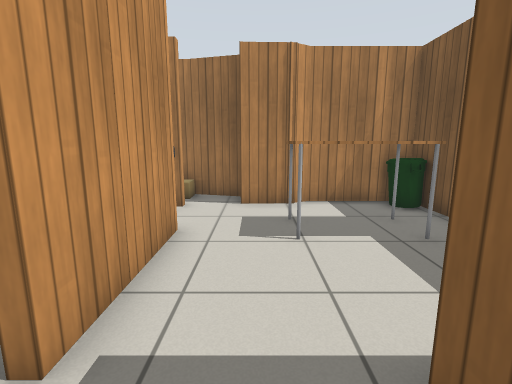
View 1 (above)

16 first-person views from a walk through a Gazebo world. The camera is 1 m above the floor, tilts 10° down and sees 85° across. The lines on the ground mark 1 m squares. The floor is counted in squares, 0.5 m on a side. Each view is taken from the middle of a square. On the plan, view 1 faces up. The plan holds only what a view shows up to about 16 squares ahead; the rest is blank. Simple patterns stand in for the simulator's built-in surfaces.

View 2
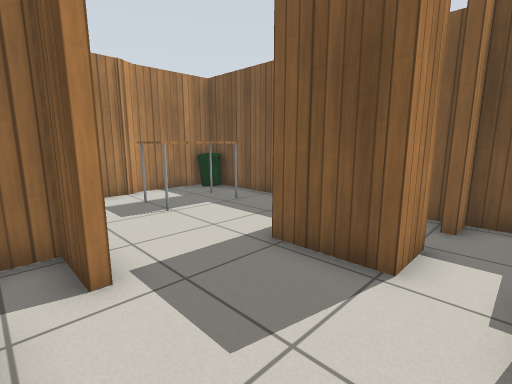

View 3
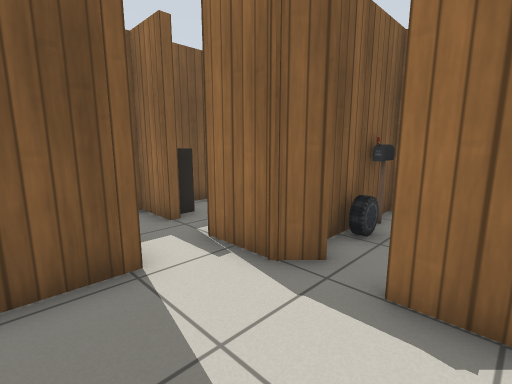

View 4
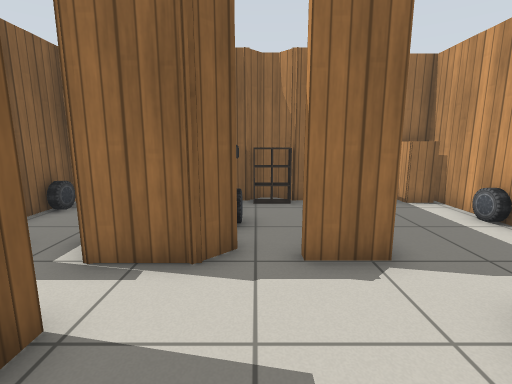

View 5
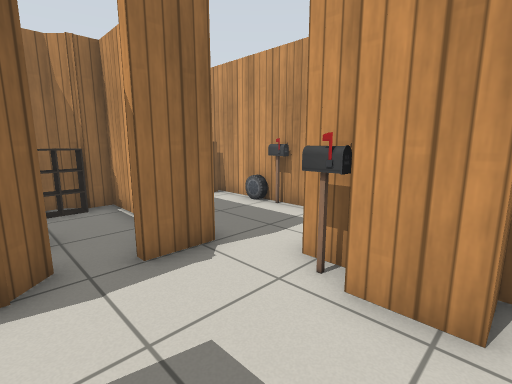

View 6
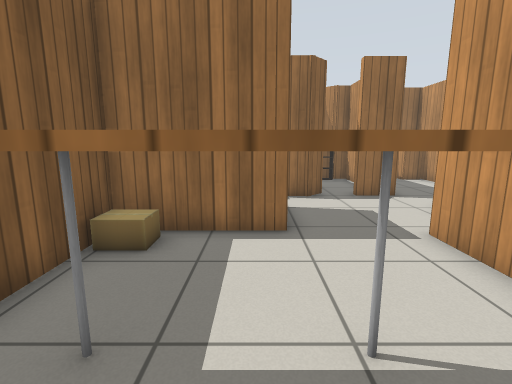

View 7
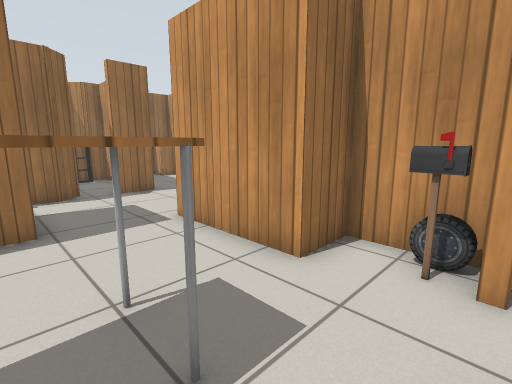

View 8
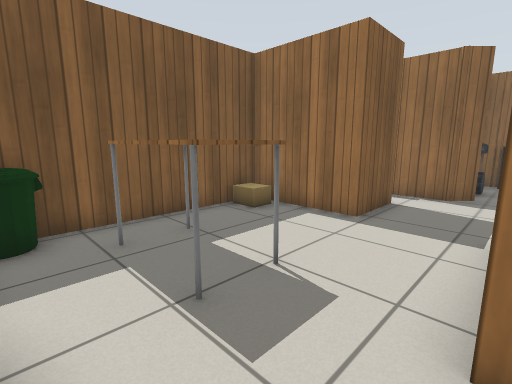

View 9
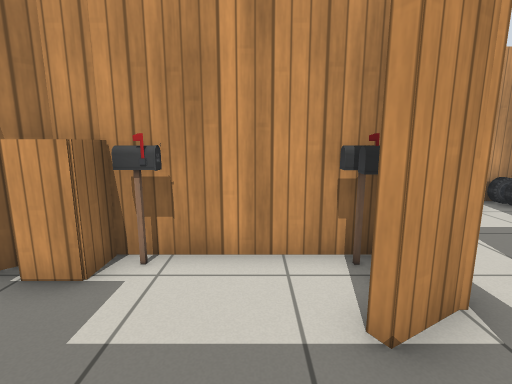

View 10
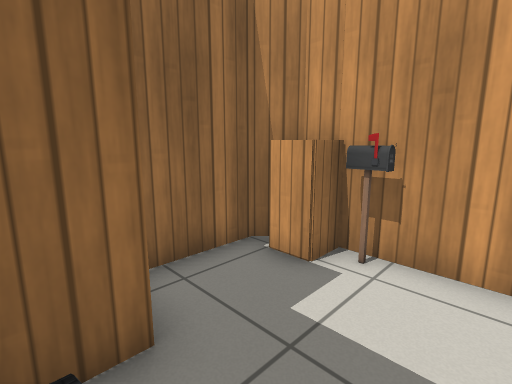

View 11
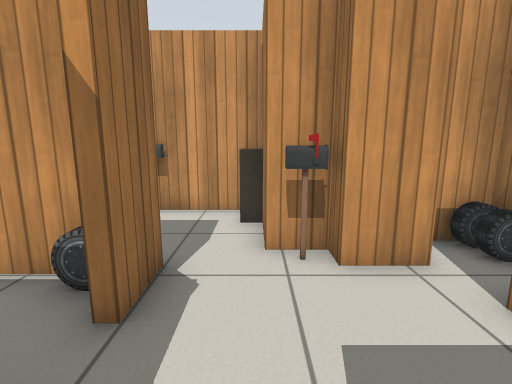

View 12
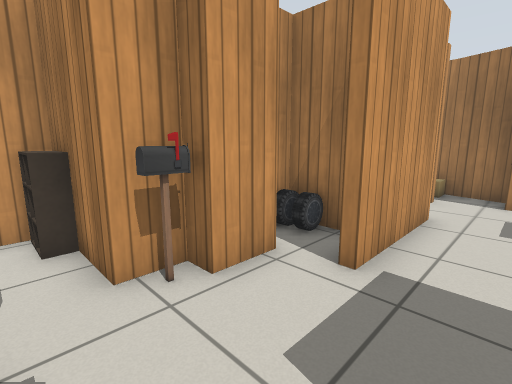

View 13
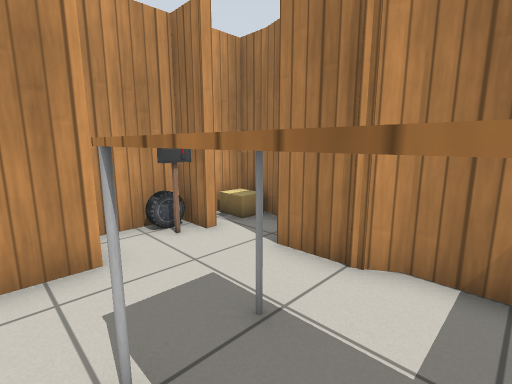

View 14
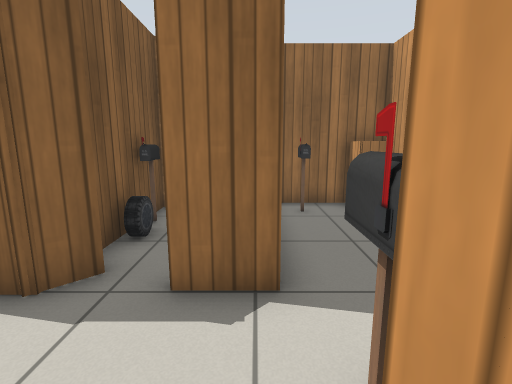

View 15
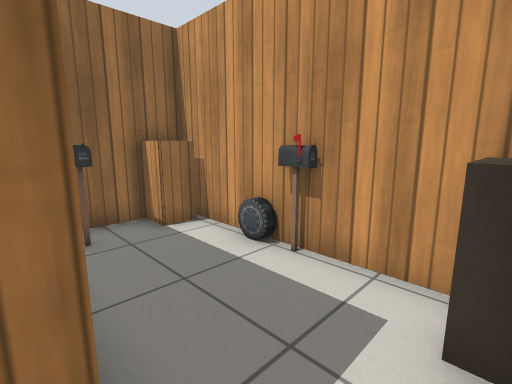

View 16
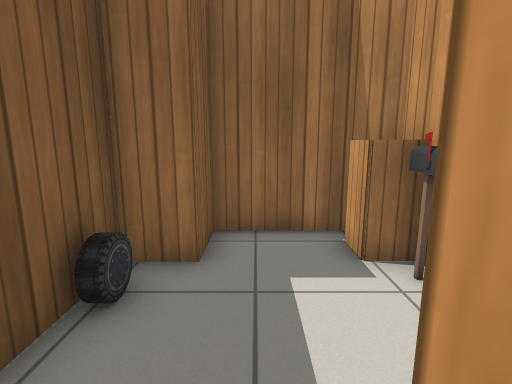

### Floor plan
Points are (right, up) in squares from view 1. A wall is a line through its corners. A room is listed if a view was taken in it or the views show most of it. See-through windows are left out.
Room 1 (views 1, 2, 3, 9, 10, 11, 12, 14, 15, 16)
walls: (0.2, -2.9) (0.2, -4.6); (-0.1, -2.5) (1.9, -2.5) (2.6, -3.7) (2.2, -3.9); (-0.7, -3.1) (0.1, -2.3); (-0.1, -4.5) (-0.1, -4); (3.5, -2.5) (5.3, -2.5) (5.3, -0.8) (4.1, -0.8); (2.9, -0.8) (1.3, -0.8) (1.3, 0.6); (0.2, -6.4) (0.2, -8.4) (1, -9.2) (4, -9.2) (4, -7.5) (5.3, -7.5) (5.3, -3.6); (-2.6, -2.5) (-1.8, -2.5); (-3, -3.5) (-3, -7.5) (-2.1, -7.5); (-0.9, -7.5) (0, -7.5); (-4, -0.4) (-4, -0.8); (-1.8, 2.1) (-2.1, 2.1) (-2.1, 3.8) (-4.5, 3.8) (-4.5, 1.8); (-3.3, 1.8) (-3.3, 0.4)
low walls: (4, -3.5) (4, -2.9); (-2.2, -7) (-0.9, -7); (-4.5, 1.8) (-3.3, 1.8)
ways out: opening at (-0.5, 1.5) to room 2; opening at (-3, -2.5) to room 3
objects: car (-4, 3); car (-3, -3); postbox (0, -6); car (0, -5); cabinet (1, -8); postbox (1, -7); postbox (1, -3); car (5, -6)
Room 2 (views 4, 5, 6, 7, 8, 13)
walls: (-2.2, 8.7) (-3.5, 8.7) (-3.5, 6.3) (-1.8, 6.3) (-1.8, 2.1); (-0.5, 10.3) (-2.6, 10.9); (1.3, 0.6) (1.3, 1.8) (5.3, 1.8) (5.3, 9.5) (1.8, 9.5) (1.2, 9.1) (-0.5, 9.1); (-2.4, 10.9) (-3.5, 10.9) (-3.5, 9.7)
ways out: opening at (-0.5, 1.5) to room 1
objects: car (-3, 8); cardboard box (-3, 10); postbox (-2, 8); table (1, 6) to (4, 7); cardboard box (4, 3) to (5, 3); bin (4, 9) to (5, 9)
Room 3 (no view inside)
walls: (-7.2, -5.4) (-7.2, -8.2) (-3.8, -8.2); (-4, -0.8) (-7.2, -0.8) (-7.2, -3.5)
low walls: (-5.9, -1.4) (-7.1, -1.4)
ways out: opening at (-3, -2.5) to room 1
objects: car (-7, -5); postbox (-7, -4); cabinet (-6, -7); postbox (-4, -7)

Where each view was taken, in squares from view 1:
view 1: 0 up, 0 right, facing up
view 2: 2 down, 3 left, facing up-right
view 3: 1 up, 3 left, facing down-right
view 4: 2 up, 1 left, facing down
view 5: 2 up, 0 right, facing down-left
view 6: 8 up, 2 right, facing down
view 7: 9 up, 2 right, facing down-left
view 8: 9 up, 2 left, facing down-right
view 9: 5 down, 5 right, facing left
view 10: 5 down, 5 right, facing down-left
view 11: 1 down, 1 right, facing left
view 12: 2 down, 0 right, facing up-left
view 13: 5 up, 3 right, facing up-left
view 14: 1 up, 3 left, facing down
view 15: 1 down, 3 left, facing down-left
view 16: 3 down, 3 right, facing down
